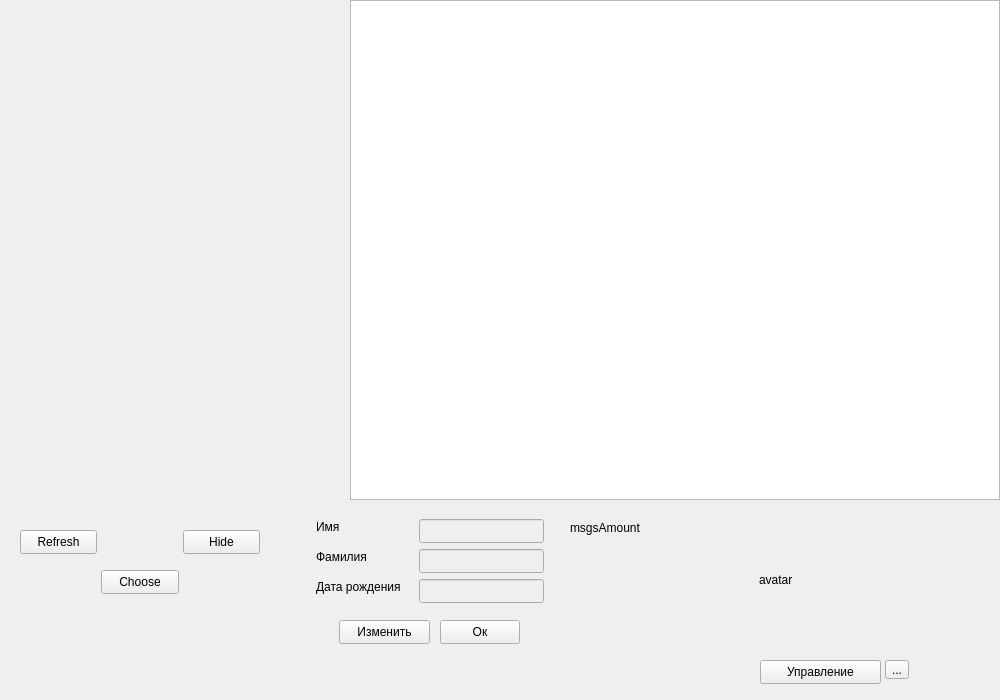
<?xml version="1.0" encoding="UTF-8"?>
<ui version="4.0">
 <class>Messages</class>
 <widget class="QWidget" name="Messages">
  <property name="geometry">
   <rect>
    <x>0</x>
    <y>0</y>
    <width>1000</width>
    <height>700</height>
   </rect>
  </property>
  <property name="windowTitle">
   <string>Form</string>
  </property>
  <widget class="QTextBrowser" name="textBrowser">
   <property name="geometry">
    <rect>
     <x>350</x>
     <y>0</y>
     <width>650</width>
     <height>500</height>
    </rect>
   </property>
   <property name="readOnly">
    <bool>true</bool>
   </property>
  </widget>
  <widget class="QPushButton" name="refreshButton">
   <property name="geometry">
    <rect>
     <x>20</x>
     <y>530</y>
     <width>77</width>
     <height>24</height>
    </rect>
   </property>
   <property name="text">
    <string>Refresh</string>
   </property>
  </widget>
  <widget class="QLabel" name="msgsAmountLBL">
   <property name="geometry">
    <rect>
     <x>570</x>
     <y>520</y>
     <width>181</width>
     <height>16</height>
    </rect>
   </property>
   <property name="text">
    <string>msgsAmount</string>
   </property>
  </widget>
  <widget class="QPushButton" name="hideButton">
   <property name="geometry">
    <rect>
     <x>183</x>
     <y>530</y>
     <width>77</width>
     <height>24</height>
    </rect>
   </property>
   <property name="text">
    <string>Hide</string>
   </property>
  </widget>
  <widget class="QPushButton" name="choiceButton">
   <property name="enabled">
    <bool>true</bool>
   </property>
   <property name="geometry">
    <rect>
     <x>101</x>
     <y>570</y>
     <width>78</width>
     <height>24</height>
    </rect>
   </property>
   <property name="text">
    <string>Choose</string>
   </property>
   <property name="checkable">
    <bool>true</bool>
   </property>
   <property name="flat">
    <bool>false</bool>
   </property>
  </widget>
  <widget class="QLabel" name="avatar">
   <property name="geometry">
    <rect>
     <x>759</x>
     <y>510</y>
     <width>150</width>
     <height>140</height>
    </rect>
   </property>
   <property name="styleSheet">
    <string notr="true">border-radius:5px;</string>
   </property>
   <property name="text">
    <string>avatar</string>
   </property>
  </widget>
  <widget class="QLabel" name="nameLBL">
   <property name="geometry">
    <rect>
     <x>316</x>
     <y>519</y>
     <width>27</width>
     <height>16</height>
    </rect>
   </property>
   <property name="text">
    <string>Имя</string>
   </property>
  </widget>
  <widget class="QLabel" name="surnameLBL">
   <property name="geometry">
    <rect>
     <x>316</x>
     <y>549</y>
     <width>58</width>
     <height>16</height>
    </rect>
   </property>
   <property name="text">
    <string>Фамилия</string>
   </property>
  </widget>
  <widget class="QLabel" name="dateBirthLBL">
   <property name="geometry">
    <rect>
     <x>316</x>
     <y>579</y>
     <width>97</width>
     <height>16</height>
    </rect>
   </property>
   <property name="text">
    <string>Дата рождения</string>
   </property>
  </widget>
  <widget class="QLineEdit" name="nameEdit">
   <property name="enabled">
    <bool>false</bool>
   </property>
   <property name="geometry">
    <rect>
     <x>419</x>
     <y>519</y>
     <width>125</width>
     <height>24</height>
    </rect>
   </property>
  </widget>
  <widget class="QLineEdit" name="surnameEdit">
   <property name="enabled">
    <bool>false</bool>
   </property>
   <property name="geometry">
    <rect>
     <x>419</x>
     <y>549</y>
     <width>125</width>
     <height>24</height>
    </rect>
   </property>
  </widget>
  <widget class="QLineEdit" name="birthEbit">
   <property name="enabled">
    <bool>false</bool>
   </property>
   <property name="geometry">
    <rect>
     <x>419</x>
     <y>579</y>
     <width>125</width>
     <height>24</height>
    </rect>
   </property>
  </widget>
  <widget class="QPushButton" name="changePersInfo">
   <property name="geometry">
    <rect>
     <x>339</x>
     <y>620</y>
     <width>91</width>
     <height>24</height>
    </rect>
   </property>
   <property name="text">
    <string>Изменить</string>
   </property>
  </widget>
  <widget class="QPushButton" name="applyChanges">
   <property name="geometry">
    <rect>
     <x>440</x>
     <y>620</y>
     <width>80</width>
     <height>24</height>
    </rect>
   </property>
   <property name="text">
    <string>Ок</string>
   </property>
  </widget>
  <widget class="QToolButton" name="toolButton">
   <property name="geometry">
    <rect>
     <x>885</x>
     <y>660</y>
     <width>24</width>
     <height>19</height>
    </rect>
   </property>
   <property name="cursor">
    <cursorShape>PointingHandCursor</cursorShape>
   </property>
   <property name="text">
    <string>...</string>
   </property>
  </widget>
  <widget class="QPushButton" name="accSet">
   <property name="enabled">
    <bool>true</bool>
   </property>
   <property name="geometry">
    <rect>
     <x>760</x>
     <y>660</y>
     <width>121</width>
     <height>24</height>
    </rect>
   </property>
   <property name="layoutDirection">
    <enum>Qt::RightToLeft</enum>
   </property>
   <property name="text">
    <string>Управление</string>
   </property>
   <property name="icon">
    <iconset>
     <selectedon>:/icon/main/downArrow.svg</selectedon>
    </iconset>
   </property>
  </widget>
 </widget>
 <resources/>
 <connections/>
</ui>
